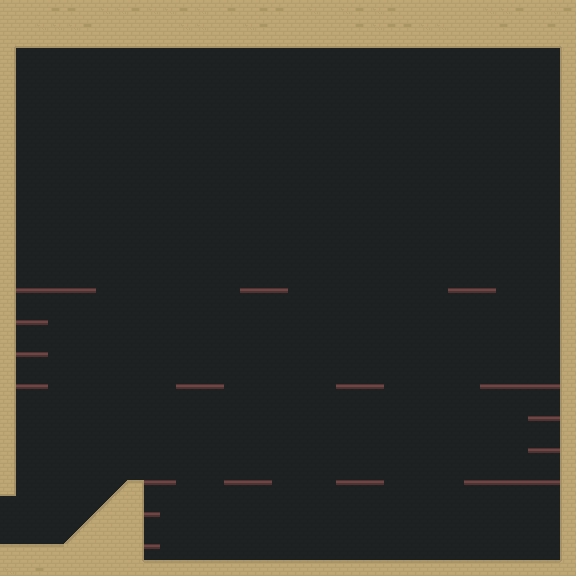

A 2D game scene composited from a Tiled map and its tileset images. What follows is a short description and the map's XML, with each tile layer's data collapsed to a summary:
An orthogonal 36x36 tile map with 16x16 px tiles, 3 tile layers (background, platforms, walls) and 1 object (exit).

<map version="1.0" orientation="orthogonal" renderorder="right-down" width="36" height="36" tilewidth="16" tileheight="16" nextobjectid="11">
 <tileset firstgid="1" source="../../tileset.tsx" />
 <layer name="background" width="36" height="36">
  <data>[1296 cells, 1296 non-empty, 1 distinct tile ids]</data>
 </layer>
 <layer name="platforms" width="36" height="36">
  <data>[1296 cells, 48 non-empty, 1 distinct tile ids]</data>
 </layer>
 <layer name="walls" width="36" height="36">
  <data>[1296 cells, 227 non-empty, 15 distinct tile ids]</data>
 </layer>
 <objectgroup name="objects">
  <object id="10" name="entrance" type="exit" x="-16" y="496" width="32" height="48">
   <properties>
    <property name="target" value="entrance.side_chamber" />
   </properties>
  </object>
 </objectgroup>
</map>
